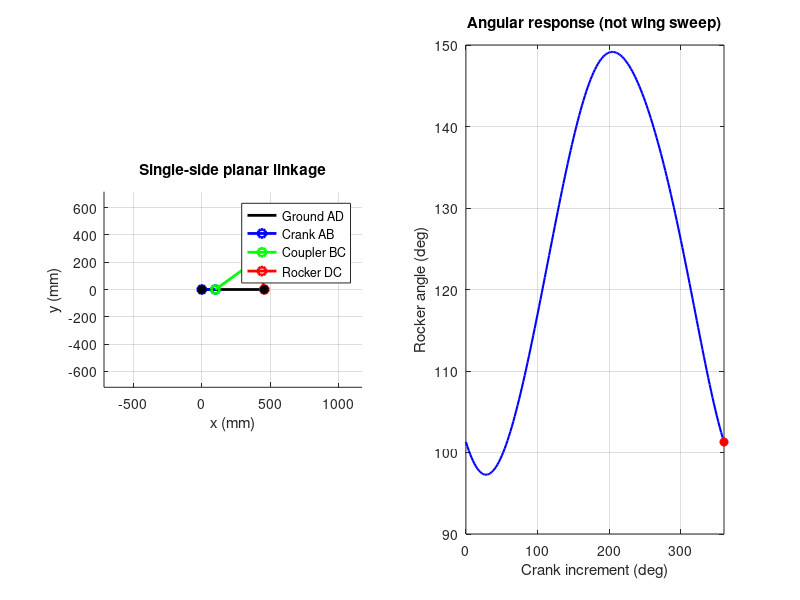

Write the MATLAB code that produced this figure.
function parameterized_fourbar_demo()
% PARAMETERIZED_FOURBAR_DEMO  M1：参数化四杆机构闭合与运动可视化
%
% 使用方法：在 MATLAB 中将工作目录切换至 code，然后运行
%   parameterized_fourbar_demo
%
% 修改下方 cfg 的四杆长度、曲柄起始相位、装配分支，即可观察运动变化。
% 这是独立的平面单侧四杆几何验证工具，不更改已有的计算程序与结果。
% 输出是摇杆相对于机架的几何角度，不等同于真实机翼后掠角。
% 与左右机翼的实际连接关系、CAD 铰点和零位需要进一步标定。
%
% 无第三方工具箱依赖。脚本包含局部求解函数，推荐 MATLAB R2016b 或更新版本。

%% 1. 可修改参数
cfg.crank_mm   = 100.00;   % AB：曲柄长度 (mm)
cfg.coupler_mm = 385.65;   % BC：连杆长度 (mm)
cfg.rocker_mm  = 230.19;   % DC：摇杆长度 (mm)
cfg.ground_mm  = 457.76;   % AD：机架长度 (mm)

cfg.phase_deg  = 0;        % 曲柄初始相位 (deg)
cfg.branch     = 1;        % 装配分支：+1 或 -1
cfg.samples    = 181;      % 0~360 deg 的样本数（>= 2）
cfg.animate    = true;     % 是否播放运动
cfg.pause_s    = 0.01;     % 每帧停留时间 (s)

%% 2. 输入检查和闭合可行性
lengths = [cfg.crank_mm, cfg.coupler_mm, cfg.rocker_mm, cfg.ground_mm];
if any(~isfinite(lengths)) || any(lengths <= 0)
    error('四杆长度必须是有限的正数（单位：mm）。');
end
if ~ismember(cfg.branch, [-1, 1])
    error('cfg.branch 必须为 +1 或 -1。');
end
if ~isfinite(cfg.phase_deg) || ~isscalar(cfg.samples) || ...
        cfg.samples < 2 || cfg.samples ~= round(cfg.samples)
    error('检查曲柄相位及采样数设置。');
end
if ~isscalar(cfg.pause_s) || ~isfinite(cfg.pause_s) || cfg.pause_s < 0
    error('cfg.pause_s 必须是非负有限数。');
end

a = cfg.crank_mm; b = cfg.coupler_mm;
c = cfg.rocker_mm; d = cfg.ground_mm;
tol = 1e-9 * max(lengths);
dist_min = abs(d - a);
dist_max = d + a;
if dist_max > (b + c + tol) || dist_min < (abs(b - c) - tol)
    error('当前杆长无法支持完整 360 度曲柄运动，请调整长度参数。');
end

%% 3. 几何闭合求解（两圆交点）
input_deg = linspace(0, 360, cfg.samples);
theta = (input_deg + cfg.phase_deg) * pi / 180;
A = [0; 0];
D = [d; 0];
B = zeros(2, cfg.samples);
C = zeros(2, cfg.samples);
rocker_rad = zeros(1, cfg.samples);
max_residual_mm = 0;

for k = 1:cfg.samples
    B(:, k) = A + a * [cos(theta(k)); sin(theta(k))];
    [C(:, k), residual] = solve_rocker_point(B(:, k), D, b, c, cfg.branch, tol);
    rocker_rad(k) = atan2(C(2, k) - D(2), C(1, k) - D(1));
    max_residual_mm = max(max_residual_mm, residual);
end

rocker_deg = unwrap(rocker_rad) * 180 / pi;
fprintf('M1 parameterized four-bar demo\n');
fprintf('Input rotation: %.1f to %.1f deg\n', input_deg(1), input_deg(end));
fprintf('Rocker angle range: %.3f to %.3f deg (geometry reference)\n', ...
    min(rocker_deg), max(rocker_deg));
fprintf('Maximum closure residual: %.3e mm\n', max_residual_mm);

%% 4. 绘图（左侧机构、右侧摇杆响应）
fig = figure('Name', 'Parameterized four-bar mechanism (M1)', ...
    'NumberTitle', 'off', 'Color', 'w');

ax1 = subplot(1, 2, 1, 'Parent', fig);
hold(ax1, 'on');
plot(ax1, [A(1), D(1)], [A(2), D(2)], 'k-', 'LineWidth', 2);
hCrank   = plot(ax1, [A(1), B(1, 1)], [A(2), B(2, 1)], ...
    'b-o', 'LineWidth', 2);
hCoupler = plot(ax1, [B(1, 1), C(1, 1)], [B(2, 1), C(2, 1)], ...
    'g-o', 'LineWidth', 2);
hRocker  = plot(ax1, [D(1), C(1, 1)], [D(2), C(2, 1)], ...
    'r-o', 'LineWidth', 2);
plot(ax1, [A(1), D(1)], [A(2), D(2)], 'ko', 'MarkerFaceColor', 'k');
axis(ax1, 'equal');
margin = a + b + c;
axis(ax1, [-margin, d + margin, -margin, margin]);
grid(ax1, 'on');
xlabel(ax1, 'x (mm)'); ylabel(ax1, 'y (mm)');
title(ax1, 'Single-side planar linkage');
legend(ax1, {'Ground AD', 'Crank AB', 'Coupler BC', 'Rocker DC'}, ...
    'Location', 'best');

ax2 = subplot(1, 2, 2, 'Parent', fig);
plot(ax2, input_deg, rocker_deg, 'b-', 'LineWidth', 1.5);
hold(ax2, 'on');
hMarker = plot(ax2, input_deg(1), rocker_deg(1), 'ro', ...
    'MarkerFaceColor', 'r');
grid(ax2, 'on');
xlabel(ax2, 'Crank increment (deg)');
ylabel(ax2, 'Rocker angle (deg)');
title(ax2, 'Angular response (not wing sweep)');
xlim(ax2, [0, 360]);

%% 5. 播放机构运动
if cfg.animate
    frame_indices = 1:cfg.samples;
else
    frame_indices = 1;
end
for k = frame_indices
    if ~ishandle(fig)
        break;
    end
    set(hCrank,   'XData', [A(1), B(1, k)], ...
        'YData', [A(2), B(2, k)]);
    set(hCoupler, 'XData', [B(1, k), C(1, k)], ...
        'YData', [B(2, k), C(2, k)]);
    set(hRocker,  'XData', [D(1), C(1, k)], ...
        'YData', [D(2), C(2, k)]);
    set(hMarker, 'XData', input_deg(k), 'YData', rocker_deg(k));
    drawnow;
    if cfg.animate && cfg.pause_s > 0
        pause(cfg.pause_s);
    end
end
end

function [C, residual] = solve_rocker_point(B, D, b, c, branch, tol)
% 两圆交点：以 B 为圆心半径 b，以 D 为圆心半径 c。
v = D - B;
L = norm(v);
if L <= tol || L > b + c + tol || L < abs(b - c) - tol
    error('机构无法闭合或处于退化几何位置。');
end

u = v / L;
offset = (b^2 - c^2 + L^2) / (2 * L);
height_sq = b^2 - offset^2;
if height_sq < -tol * max(b, c)
    error('两圆无实数交点，请检查机构尺寸。');
end
height = sqrt(max(height_sq, 0));
n = [-u(2); u(1)];
C = B + offset * u + branch * height * n;

residual = max(abs(norm(C - B) - b), abs(norm(C - D) - c));
if ~isfinite(residual) || residual > max(1e-7, 1e-8 * max(b, c))
    error('四杆几何闭合残差超出容差。');
end
end
